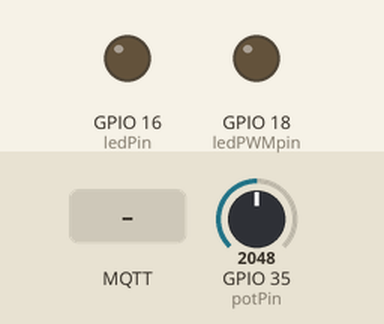
The sketch below on a simulated ESP32. On the bench: output pins drawn as LEDs (lit = HIGH). Inputs (shaded band) come from the test bench; at power-on: GPIO 35 (potPin) = 2048. WiFi joins after 1.5 s; servers stay silent unless stated; no MQTT or app messages arrive unless stated; what the sketch prints to the serial monitor is not drawn.

Above: at 3.2 s.
3.3 s: MQTT message "on" arrives on the first subscribed topic
At 4.3 s:
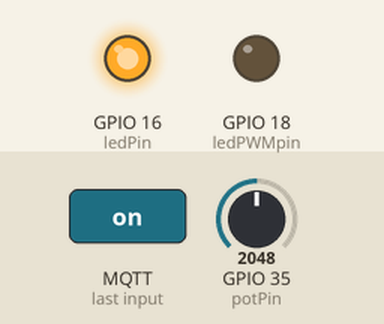
4.8 s: MQTT message "5" arrives on the second subscribed topic
At 5.4 s:
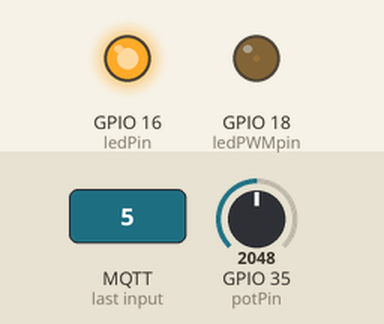
6.3 s: MQTT message "off" arrives on the first subscribed topic
At 7.5 s:
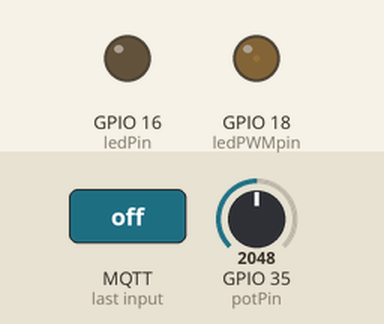
7.8 s: MQTT message "90" arrives on the second subscribed topic
At 8.8 s:
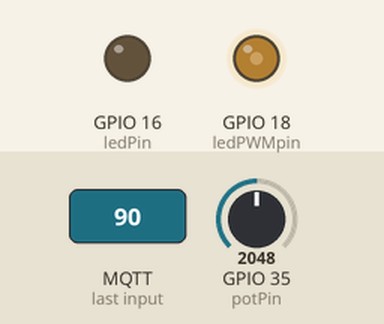
9.3 s: MQTT message "on" arrives on the first subscribed topic
At 10.0 s:
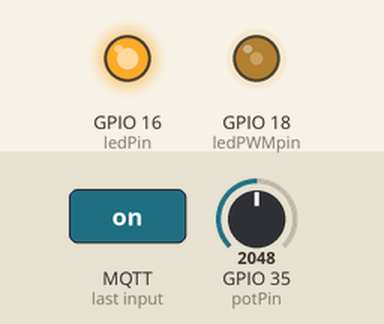
Timing chart, 0 to 11.8 s (numbered marks = the images above; inputs shaded):
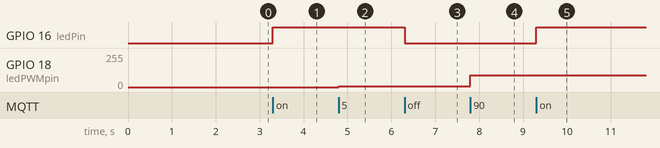

Measured:
- after the input at 3.3 s, GPIO 16 (ledPin): LOW → HIGH at once
- after the input at 4.8 s, GPIO 18 (ledPWMpin): 0/255 → 5/255 at once
- after the input at 6.3 s, GPIO 16 (ledPin): HIGH → LOW at once
- after the input at 7.8 s, GPIO 18 (ledPWMpin): 5/255 → 90/255 at once
- after the input at 9.3 s, GPIO 16 (ledPin): LOW → HIGH at once

The sketch:

esp32-mqtt-eclipse.ino
```cpp
#include <WiFi.h>
#include <PubSubClient.h>

unsigned long last = 0;
const int ledPin = 16;
const int ledPWMpin = 18;
const int potPin = 35;

const char* ssid = "xxxx";
const char* password = "xxxx";

// MQTT broker
const char* host = "test.mosquitto.org";

String message;
bool state = false;

// Create clients
WiFiClient espClient;
PubSubClient client(espClient);

// setting PWM properties
const int freq = 5000;
const int ledChannel = 0;
const int resolution = 8;

void setup(){
  pinMode(potPin, INPUT);
  pinMode(ledPWMpin, OUTPUT);
  pinMode(ledPin, OUTPUT);

  // configure LED PWM functionalitites
  ledcSetup(ledChannel, freq, resolution);
  // attach the channel to the GPIO to be controlled
  ledcAttachPin(ledPWMpin, ledChannel);

  Serial.begin(115200);

  // Connect to WiFi
  WiFi.begin(ssid, password);
  Serial.print("Connecting.");
  while (WiFi.status() != WL_CONNECTED) {
    Serial.print(".");
    delay(500);
  }
  Serial.print("\nWiFi connected - IP address: ");
  Serial.println(WiFi.localIP());
  delay(500);

  client.setServer(host, 1883);
  client.setCallback(callback);
}

// The function callback is responsible for receiveing the MQTT messages of the subscribed topics.
// According to the MQTT topic and message it turns LED1 on or off and controls LED2 brightness
void callback(char* topic, byte* payload, unsigned int length) {
  // Read byte by byte the incoming message (from topic)
  for (int i = 0; i < length; i++){
    // Save all byte in String message
    message += (char)payload[i];
  }
  // Print messages and values from topic when receiving a value.
  Serial.print("Message arrived [");
  Serial.print(String(topic));
  Serial.print("/");
  Serial.print(String(message));
  Serial.println("] ");


  if (String(topic) == "esp32/out"){
    if (message == "on") {
      digitalWrite(ledPin, HIGH);
    }
    else if (message == "off"){
      digitalWrite(ledPin, LOW);
    }
  }
  else if (String(topic) == "esp32/pwm"){
    ledcWrite(0, message.toInt());
  }
  message = "";
}

void reconnect(){
  // Loop until we're reconnected
  while (!client.connected()){
    Serial.println("Attempting MQTT connection...");
    if (client.connect("ESP32 client")){
      Serial.println("Connected");
      client.subscribe("esp32/out");
      client.subscribe("esp32/pwm");
    }
    else{
      Serial.print(client.state());
      Serial.println("Failed - Try again in 5 seconds");
      delay(5000);
      }
  }
}

void loop(){
  if (!client.connected()) {
    reconnect();
  }
  // boolean loop ()
  // This should be called regularly to allow the client to process
  // incoming messages and maintain its connection to the server.
  client.loop();

  if (millis() > last + 250){
    last = millis();
    client.publish("esp32/pot", String(analogRead(potPin)).c_str());
  }
}
```
